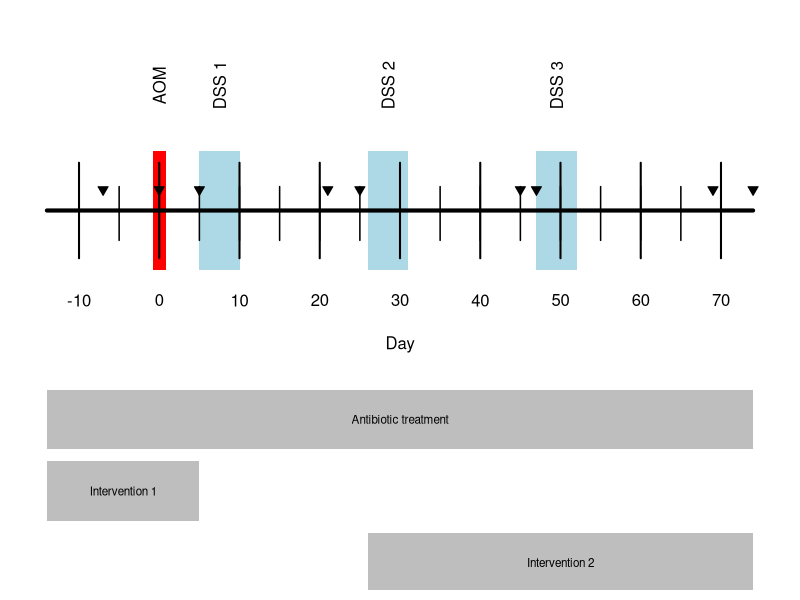

The R source for this figure:
#build a model timeline (Fig. 1A)
#4.0in x 2.5in

par(mar=c(0.5,0.5,0.5,0.5))
par(cex=1)

start <- -14
end <- 74

samples <- c(-7, 0, 5, 21, 25, 45, 47, 69, 74)

plot(0,xaxt='n',yaxt='n',bty='n',pch='',ylab='',xlab='',xlim=c(start-1,end+1),ylim=c(-4,5))

line <- 2


polygon(c(5,5,10,10),c(line+1,line-1,line-1,line+1), col='light blue', border=NA)   # DSS 1 box
polygon(c(26,26,31,31),c(line+1,line-1,line-1,line+1), col='light blue', border=NA) # DSS 2 box
polygon(c(47,47,52,52),c(line+1,line-1,line-1,line+1), col='light blue', border=NA) # DSS 3 box
polygon(c(0.8,0.8,-0.8,-0.8),c(line+1,line-1,line-1,line+1), col='red', border=NA)  # AOM box

segments(start,line,end,line, lwd=4) # timeline

#major ticks
for(i in seq(-10,70,10)){
  segments(i,line+0.8,i,line-0.8, lwd=2)
}

# minor ticks
for(i in seq(-10,70,5)){
  segments(i,line+0.4,i,line-0.5, lwd=1.5)
}

#day label
text(seq(-10,70,10),line-1.5,labels=seq(-10,70,10))
text((end+start)/2,line-2.25,'Day')

text(0,line+2.1,'AOM', srt=90)
text(7.5,line+2.1,'DSS 1', srt=90)
text(28.5,line+2.1,'DSS 2', srt=90)
text(49.5,line+2.1,'DSS 3', srt=90)


#sampling times
points(x=samples, y=rep(line,length(samples))+0.35, pch=25, bg="black", cex=1)

abx_line <- line-3.5
polygon(c(start, start, end, end),c(abx_line+0.5,abx_line-0.5,abx_line-0.5,abx_line+0.5), col='gray', border=NA)     # AOM box
text((end+start)/2, abx_line, label="Antibiotic treatment", cex=0.7)

intervention_line <- abx_line-1.2
polygon(c(start, start, 5, 5),c(intervention_line+0.5,intervention_line-0.5,intervention_line-0.5,intervention_line+0.5), col='gray', border=NA)     # AOM box
text((5+start)/2, intervention_line, label="Intervention 1", cex=0.7)

intervention_line <- intervention_line-1.2
polygon(c(26, 26, end, end),c(intervention_line+0.5,intervention_line-0.5,intervention_line-0.5,intervention_line+0.5), col='gray', border=NA)     # AOM box
text((end+26)/2, intervention_line, label="Intervention 2", cex=0.7)
